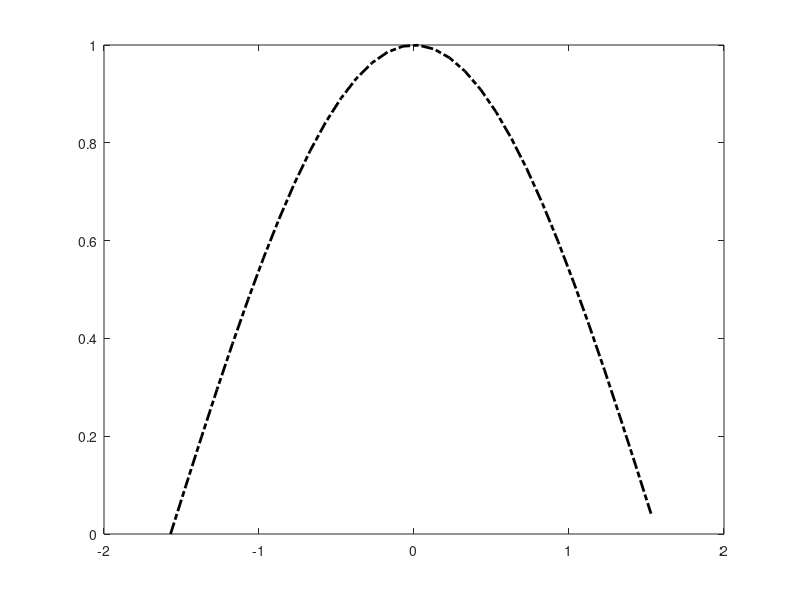

Source code (MATLAB):
clear, clc
t=-pi/2:0.1:pi/2;
y=cos(t);
%plot(t,y) %Solito
grid on
plot(t,y,'linewidth',2) %Con mayor grosor en la línea
%axis([0,10,0,1])
xlabel('tiempo')
ylabel('Amplitud')
legend('Coseno');
%Estilos
%Línea punteada
plot(t,y,'--','linewidth',2)
%Línea bolita
plot(t,y,'-o','linewidth',2)
%Línea  y punto
plot(t,y,'-.','linewidth',2)
%Línea verde y punto
plot(t,y,'g-.','linewidth',2)
%Línea negra y punto
plot(t,y,'k-.','linewidth',2)